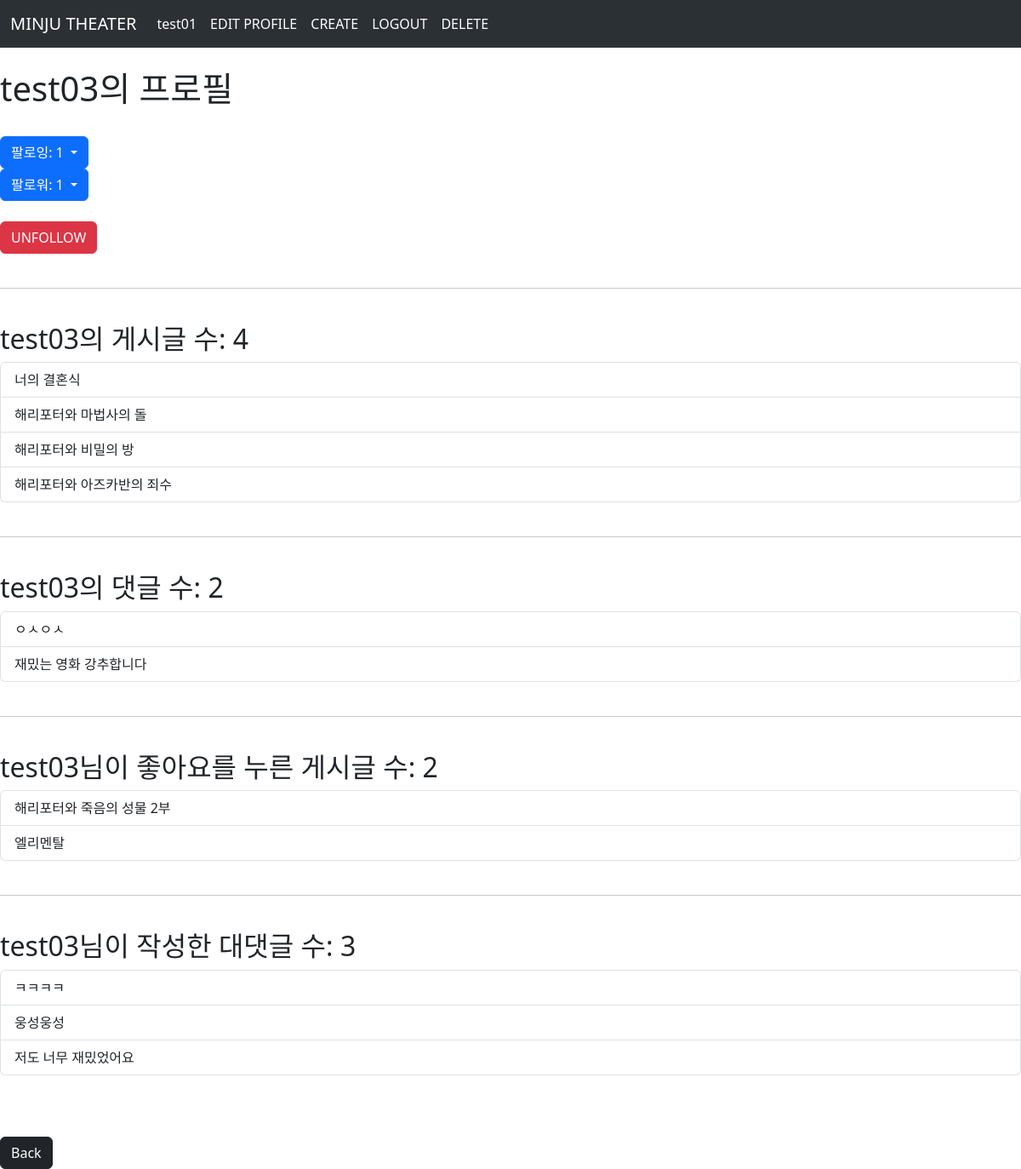
/accounts/profile/test03/ (signed in), run on the app's committed database.
### accounts/models.py (models this page shows)
class User(AbstractUser):
    followings = models.ManyToManyField('self', symmetrical=False, related_name='followers')

### movies/models.py (models this page shows)
class Movie(models.Model):
    user = models.ForeignKey(settings.AUTH_USER_MODEL, on_delete=models.CASCADE)
    title = models.CharField(max_length=20)
    content = models.TextField()
    created_at = models.DateTimeField(auto_now_add=True)
    updated_at = models.DateTimeField(auto_now=True)
    COMEDY = 'Comedy'
    FANTASY = 'Fantasy'
    ROMANCE = 'Romance'
    GENRE_CHOICES = [
        (COMEDY, 'Comedy'),
        (FANTASY, 'Fantasy'),
        (ROMANCE, 'Romance'),
    ]
    genre = models.CharField(
        max_length = 7,
        choices = GENRE_CHOICES,
        default = COMEDY,
    )
    rating = models.DecimalField(
        max_digits=2,  # 정수부 자릿수, 5까지 허용하므로 2로 설정
        decimal_places=1,  # 소수부 자릿수, 0.5 간격이므로 1로 설정
        default=0.0,  # 기본값 설정
    )
    like_users = models.ManyToManyField(settings.AUTH_USER_MODEL, related_name='like_movies')

class Comment(models.Model):
    movie = models.ForeignKey(Movie, on_delete=models.CASCADE)
    user = models.ForeignKey(settings.AUTH_USER_MODEL, on_delete=models.CASCADE)
    content = models.CharField(max_length=200)
    created_at = models.DateTimeField(auto_now_add=True)
    updated_at = models.DateTimeField(auto_now=True)

class Recomment(models.Model):
    movie = models.ForeignKey(Movie, on_delete=models.CASCADE)
    user = models.ForeignKey(settings.AUTH_USER_MODEL, on_delete=models.CASCADE)
    comment = models.ForeignKey(Comment, on_delete=models.CASCADE)
    content = models.CharField(max_length=200)
    created_at = models.DateTimeField(auto_now_add=True)
    updated_at = models.DateTimeField(auto_now=True)

### accounts/views.py (the view)
# urls.py: path('profile/<username>/', views.profile, name='profile'),
def profile(request, username):
    User = get_user_model()
    person = User.objects.get(username=username)
    context = {
        'person': person,
    }
    return render(request, 'accounts/profile.html', context)

### accounts/templates/accounts/profile.html (shortened to what this page needs)
{% extends "base.html" %}
{% block content %}
<br>
  <h1>{{ person.username }}의 프로필</h1>
  <br>
    <div class="btn-group">
      <button class="btn btn-primary dropdown-toggle" type="button" data-bs-toggle="dropdown" aria-expanded="false">
      팔로잉: {{ person.followings.all|length }}
      </button>
    </div>
    <div class="dropdown">
      <button class="btn btn-primary dropdown-toggle" type="button" data-bs-toggle="dropdown" aria-expanded="false">
      팔로워: {{ person.followers.all|length }}
      </button>
    </div>
    <br>
    <div>
    {% if request.user == person %}
    <button type="button" class="btn btn-dark">자신을 팔로우할 수 없습니다.</button>
    {% elif reqeust.user != person %}
      <form action="{% url "accounts:follow" person.pk%}"method ="POST">
        {% if request.user in person.followers.all %}
          <input type="submit" class="btn btn-danger" value="UNFOLLOW">
        {% else %}
          <input type="submit" class="btn btn-primary" value="FOLLOW">
        {% endif %}
      </form>
    {% endif %}
    </div>
  <br>
  <hr>
  <br>
  <h2>{{ person.username }}의 게시글 수: {{ person.movie_set.all|length }}</h2>
  <div class="list-group">
    {% for movie in person.movie_set.all %}
      <a href="{% url "movies:detail" movie.pk %}" class="list-group-item list-group-item-action">{{ movie.title }}</a>
    {% endfor %}
  </div>
<br>
  <hr>
  <br>
  <h2>{{ person.username }}의 댓글 수: {{ person.comment_set.all|length }}</h2>
  <div class="list-group">
    {% for comment in person.comment_set.all %}
      <a href="{% url "movies:detail" comment.pk %}" class="list-group-item list-group-item-action">{{ comment.content }}</a>
    {% endfor %}
  </div>
<br>
  <hr>
  <br>
  <h2>{{ person.username }}님이 좋아요를 누른 게시글 수: {{ person.like_movies.all|length }}</h2>
  <div class="list-group">
    {% for movie in person.like_movies.all %}
      <a href="{% url "movies:detail" movie.pk %}" class="list-group-item list-group-item-action">{{ movie.title }}</a>
    {% endfor %}
  </div>
  <br>
  <hr>
  <br>
  <h2>{{ person.username }}님이 작성한 대댓글 수: {{ person.recomment_set.all|length }}</h2>
  <div class="list-group">
    {% for recomment in person.recomment_set.all %}
      <a href="{% url "movies:detail" recomment.pk %}" class="list-group-item list-group-item-action">{{ recomment.content }}</a>
    {% endfor %}
  </div>
<br>
<br>
<br>
  <a href="{% url "movies:index" %}"><button type="button" class="btn btn-dark">Back</button></a>
{% endblock content %}

### templates/base.html (shortened to what this page needs)
<!doctype html>
<html lang="en">
  <head>
    <link href="https://cdn.jsdelivr.net/npm/bootstrap@5.3.2/dist/css/bootstrap.min.css" rel="stylesheet">
  </head>
  <body>
    <nav class="navbar navbar-expand-lg bg-body-tertiary" data-bs-theme="dark">
      <div class="container-fluid">
        <a class="navbar-brand" href="{% url "movies:index" %}">MINJU THEATER</a>
        <div class="collapse navbar-collapse" id="navbarSupportedContent">
          <ul class="navbar-nav me-auto mb-2 mb-lg-0">
            {% if request.user.is_authenticated %}
            <li class="nav-item">
              <a class="nav-link active" aria-current="page" href="{% url "accounts:profile" user.username %}">{{ user.username }}</a>
            </li>
            <li class="nav-item">
              <a class="nav-link active" aria-current="page" href="{% url "accounts:update" %}">EDIT PROFILE</a>
            </li>
            <li class="nav-item">
              <a class="nav-link active" aria-current="page" href="{% url "movies:create" %}">CREATE</a>
            </li>
            <li class="nav-item">
              <a class="nav-link active" aria-current="page" href="{% url "accounts:logout" %}">LOGOUT</a>
            </li>
            <li class="nav-item">
              <a class="nav-link active" aria-current="page" href="{% url "accounts:delete" %}">DELETE</a>
            </li>
            {% endif %}
          </ul>
        </div>
      </div>
    </nav>
{% block content %}
{% endblock content %}
  </body>
</html>

### data on the page
User: username "test01"
User: username "test03", followings.all|length "1", followers.all|length "1", movie_set.all|length "4", comment_set.all|length "2", like_movies.all|length "2", recomment_set.all|length "3"
Movie: title "너의 결혼식"
Movie: title "해리포터와 마법사의 돌"
Movie: title "해리포터와 비밀의 방"
Movie: title "해리포터와 아즈카반의 죄수"
Comment: content "ㅇㅅㅇㅅ"
Comment: content "재밌는 영화 강추합니다"
Movie: title "해리포터와 죽음의 성물 2부"
Movie: title "엘리멘탈"
Recomment: content "ㅋㅋㅋㅋ"
Recomment: content "웅성웅성"
Recomment: content "저도 너무 재밌었어요"
